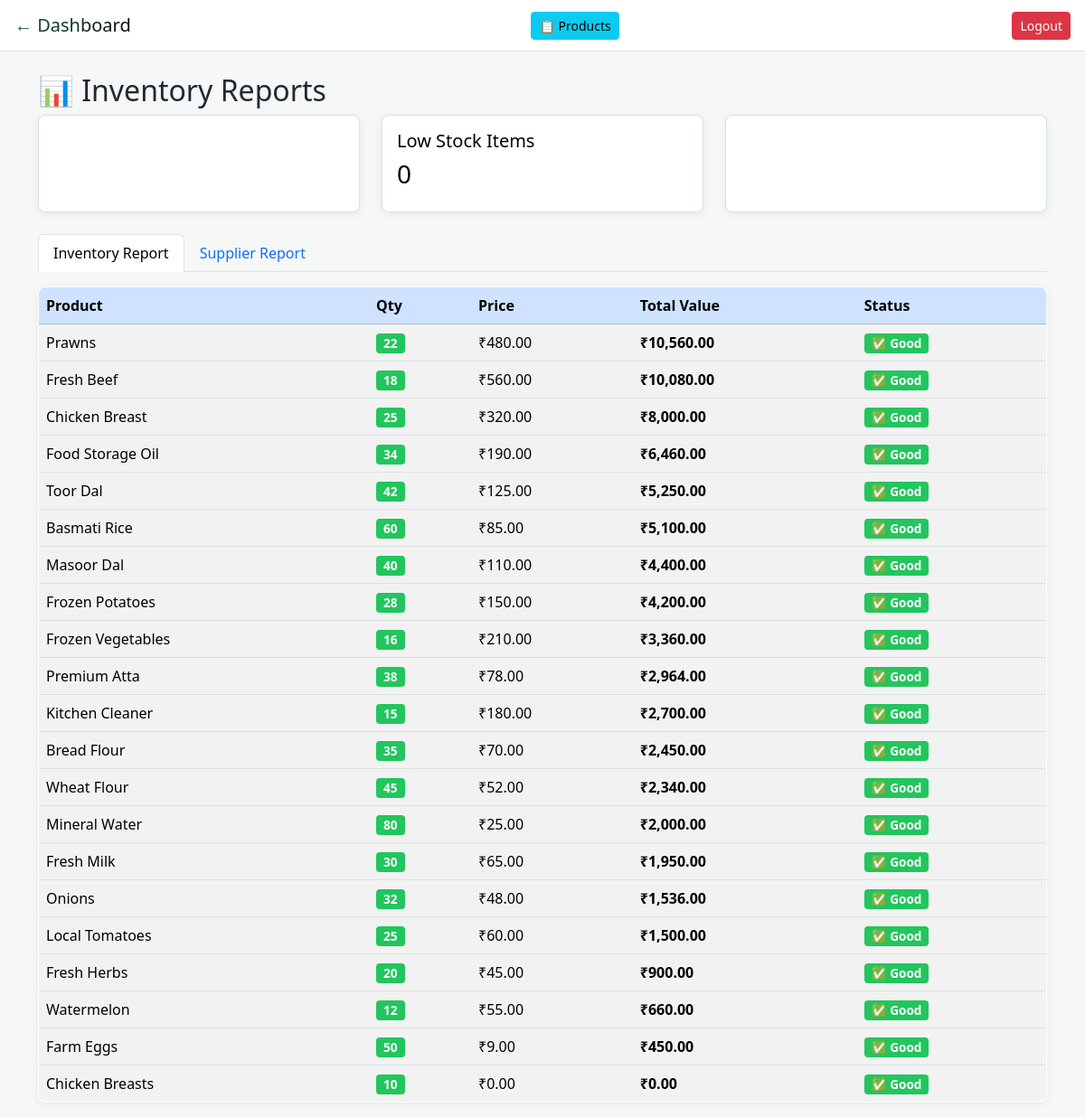
Screenshot of /admin/reports.php (signed in) with the database file from the repository.
### tables this page shows
CREATE TABLE `products` (
  `id` int(11) NOT NULL AUTO_INCREMENT,
  `product_name` varchar(150) NOT NULL,
  `sku` varchar(50) NOT NULL,
  `quantity` int(11) NOT NULL DEFAULT 0,
  `supplier_id` int(11) DEFAULT NULL,
  `price` decimal(10,2) NOT NULL DEFAULT 0.00,
  `image` varchar(255) DEFAULT NULL,
  PRIMARY KEY (`id`)
);

### admin/reports.php (the view, shortened to what this page needs)
<?php
include(__DIR__ . "/../config/db.php");
$total_value_query = $conn->query("SELECT SUM(quantity * price) as total FROM products");
$total_value = $total_value_query->fetch_assoc()['total'] ?? 0;
$low_stock_count = $conn->query("SELECT COUNT(*) as total FROM products WHERE quantity < 10")->fetch_assoc()['total'] ?? 0;
?>
<!DOCTYPE html>
<html>
<head>
    <link href="https://cdn.jsdelivr.net/npm/bootstrap@5.3.2/dist/css/bootstrap.min.css" rel="stylesheet">
    <link href="../css/style.css" rel="stylesheet">
    <link href="https://cdnjs.cloudflare.com/ajax/libs/font-awesome/6.0.0/css/all.min.css" rel="stylesheet">
</head>
<body>
    <nav class="navbar navbar-dark bg-dark px-3">
        <a href="dashboard.php" class="navbar-brand">← Dashboard</a>
        <a href="list_products.php" class="btn btn-info btn-sm me-2">📋 Products</a>
        <a href="../auth/logout.php" class="btn btn-danger btn-sm">Logout</a>
    </nav>
    <div class="container mt-4">
        <h2>📊 Inventory Reports</h2>
        <div class="row mb-4">
            <div class="col-md-4">
                <div class="card text-bg-primary">
                    <div class="card-body">
                        <h5>Total Inventory Value</h5>
                        <h3>₹<?= number_format($total_value, 2) ?></h3>
                    </div>
                </div>
            </div>
            <div class="col-md-4">
                <div class="card text-bg-warning">
                    <div class="card-body">
                        <h5>Low Stock Items</h5>
                        <h3><?= $low_stock_count ?></h3>
                    </div>
                </div>
            </div>
            <div class="col-md-4">
                <div class="card text-bg-success">
                    <div class="card-body">
                        <h5>Total Products</h5>
                        <h3><?= $conn->query("SELECT COUNT(*) as total FROM products")->fetch_assoc()['total'] ?></h3>
                    </div>
                </div>
            </div>
        </div>
        <ul class="nav nav-tabs" id="reportTabs" role="tablist">
            <li class="nav-item">
                <a class="nav-link active" data-bs-toggle="tab" href="#inventory">Inventory Report</a>
            </li>
            <li class="nav-item">
                <a class="nav-link" data-bs-toggle="tab" href="#supplier">Supplier Report</a>
            </li>
        </ul>
        <div class="tab-content mt-3">
            <div class="tab-pane fade show active" id="inventory">
                <table class="table table-striped">
                    <thead class="table-primary">
                        <tr>
                            <th>Product</th>
                            <th>Qty</th>
                            <th>Price</th>
                            <th>Total Value</th>
                            <th>Status</th>
                        </tr>
                    </thead>
                    <?php
                    $products = $conn->query("SELECT p.*, s.supplier_name FROM products p LEFT JOIN suppliers s ON p.supplier_id = s.id ORDER BY p.quantity * p.price DESC");
                    while ($row = $products->fetch_assoc()):
                    ?>
                        <tbody>
                            <tr>
                                <td><?= htmlspecialchars($row['product_name']) ?></td>
                                <td><span class="badge <?= $row['quantity'] < 10 ? 'bg-danger' : 'bg-success' ?>"><?= $row['quantity'] ?></span></td>
                                <td>₹<?= number_format($row['price'], 2) ?></td>
                                <td><strong>₹<?= number_format($row['quantity'] * $row['price'], 2) ?></strong></td>
                                <td>
                                    <?php if ($row['quantity'] < 10): ?>
                                        <span class="badge bg-warning">⚠️ Low Stock</span>
                                    <?php else: ?>
                                        <span class="badge bg-success">✅ Good</span>
                                    <?php endif; ?>
                                </td>
                            </tr>
                        </tbody>
                    <?php endwhile; ?>
                </table>
            </div>
        </div>
    </div>
</body>
</html>

### css/style.css (style rules this page uses)
:root { --primary-mint: #3EB489; --primary-dark: #2E8F6E; --secondary-white: #FFFFFF; --light-bg: #E8F8F2; --success: #22C55E; --danger: #EF4444; --text-dark: #1F2937; --text-light: #6B7280; --shadow: 0 4px 6px -1px rgba(62, 180, 137, 0.2); --border: #D1EDE3; }
.navbar { background: linear-gradient(135deg, var(--primary-mint), var(--primary-dark)) !important; box-shadow: var(--shadow) !important; border-bottom: 3px solid var(--success) !important; }
body { background: linear-gradient(to bottom, var(--light-bg), #F0FBF4) !important; color: var(--text-dark) !important; font-family: 'Segoe UI', Tahoma, Geneva, Verdana, sans-serif; }
.card { background: var(--secondary-white) !important; border: 2px solid var(--border) !important; border-radius: 16px !important; box-shadow: var(--shadow) !important; transition: all 0.3s ease; }
.card { border-radius: 24px !important; transition: all 0.4s cubic-bezier(0.4, 0, 0.2, 1) !important; overflow: hidden !important; }
.navbar-brand { background: linear-gradient(135deg, #1f6249, #000000); -webkit-background-clip: text; -webkit-text-fill-color: transparent; background-clip: text; }
.table-success, .bg-success { --bs-bg-opacity: 1; background-color: var(--success) !important; }
.badge { border-radius: 20px !important; padding: 6px 12px !important; font-weight: 600 !important; font-size: 0.85em !important; }
.badge.bg-success { background: var(--success) !important; }
.table { background: var(--secondary-white) !important; border-radius: 16px !important; overflow: hidden !important; box-shadow: var(--shadow) !important; border: 2px solid var(--border) !important; }
.table thead { background: linear-gradient(135deg, var(--primary-mint), var(--primary-dark)) !important; color: white !important; }
.container { animation: slideInUp 0.6s ease-out; }
:root { --primary-mint: #167c66; --primary-dark: #115e50; --light-bg: #f6f8f7; --border: #d9e2de; --text-dark: #1f2933; --text-light: #667085; --shadow: 0 2px 8px rgba(31, 41, 51, 0.08); }
body { background: var(--light-bg) !important; color: var(--text-dark) !important; font-family: "Segoe UI", Tahoma, sans-serif; }
.navbar, .navbar[style] { background: #ffffff !important; border-bottom: 1px solid var(--border) !important; box-shadow: none !important; }
.navbar-dark .navbar-brand, .navbar-dark .nav-link, .navbar .navbar-brand, .navbar .nav-link { color: var(--text-dark) !important; }
.card, .table { border: 1px solid var(--border) !important; border-radius: 8px !important; box-shadow: var(--shadow) !important; transition: none !important; }
.badge { border-radius: 4px !important; padding: 4px 8px !important; }
.table thead { background: #eef3f1 !important; color: var(--text-dark) !important; }
.container, .container-fluid { animation: none !important; }

### rows the page displays
products: product_name "Prawns", quantity "22", price "480.00", $row['quantity'] * $row['price'] "10,560.00", shows "✅ Good"
products: product_name "Fresh Beef", quantity "18", price "560.00", $row['quantity'] * $row['price'] "10,080.00", shows "✅ Good"
products: product_name "Chicken Breast", quantity "25", price "320.00", $row['quantity'] * $row['price'] "8,000.00", shows "✅ Good"
products: product_name "Food Storage Oil", quantity "34", price "190.00", $row['quantity'] * $row['price'] "6,460.00", shows "✅ Good"
products: product_name "Toor Dal", quantity "42", price "125.00", $row['quantity'] * $row['price'] "5,250.00", shows "✅ Good"
products: product_name "Basmati Rice", quantity "60", price "85.00", $row['quantity'] * $row['price'] "5,100.00", shows "✅ Good"
products: product_name "Masoor Dal", quantity "40", price "110.00", $row['quantity'] * $row['price'] "4,400.00", shows "✅ Good"
products: product_name "Frozen Potatoes", quantity "28", price "150.00", $row['quantity'] * $row['price'] "4,200.00", shows "✅ Good"
products: product_name "Frozen Vegetables", quantity "16", price "210.00", $row['quantity'] * $row['price'] "3,360.00", shows "✅ Good"
products: product_name "Premium Atta", quantity "38", price "78.00", $row['quantity'] * $row['price'] "2,964.00", shows "✅ Good"
products: product_name "Kitchen Cleaner", quantity "15", price "180.00", $row['quantity'] * $row['price'] "2,700.00", shows "✅ Good"
products: product_name "Bread Flour", quantity "35", price "70.00", $row['quantity'] * $row['price'] "2,450.00", shows "✅ Good"
products: product_name "Wheat Flour", quantity "45", price "52.00", $row['quantity'] * $row['price'] "2,340.00", shows "✅ Good"
products: product_name "Mineral Water", quantity "80", price "25.00", $row['quantity'] * $row['price'] "2,000.00", shows "✅ Good"
products: product_name "Fresh Milk", quantity "30", price "65.00", $row['quantity'] * $row['price'] "1,950.00", shows "✅ Good"
products: product_name "Onions", quantity "32", price "48.00", $row['quantity'] * $row['price'] "1,536.00", shows "✅ Good"
products: product_name "Local Tomatoes", quantity "25", price "60.00", $row['quantity'] * $row['price'] "1,500.00", shows "✅ Good"
products: product_name "Fresh Herbs", quantity "20", price "45.00", $row['quantity'] * $row['price'] "900.00", shows "✅ Good"
products: product_name "Watermelon", quantity "12", price "55.00", $row['quantity'] * $row['price'] "660.00", shows "✅ Good"
products: product_name "Farm Eggs", quantity "50", price "9.00", $row['quantity'] * $row['price'] "450.00", shows "✅ Good"
products: product_name "Chicken Breasts", quantity "10", price "0.00", $row['quantity']*$row['price'] "0.00", shows "✅ Good"

### other values shown
$low_stock_count "0"
